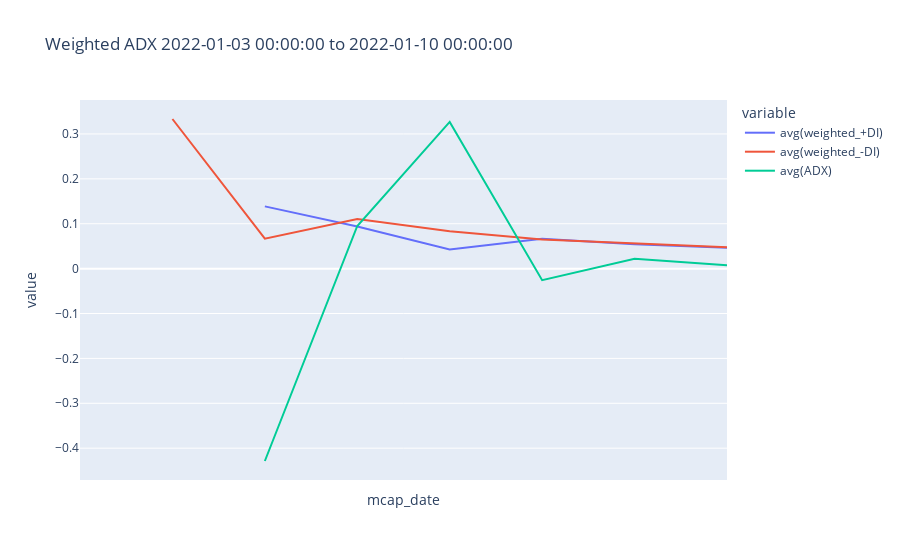

Notebook code cell kept with this figure:
### Code cell
import plotly.express as px
from pyspark.sql import functions as F

# adx_df = clsIndx.data.filter(F.col("asset_name")=="charg_coin").toPandas()
adx_df = clsIndx.data.groupBy('mcap_date')\
                .avg('weighted_+DI','weighted_-DI','ADX').toPandas()
adx_df.sort_values(by='mcap_date',inplace=True)
_min_date = adx_df["mcap_date"].min()
_max_date = adx_df["mcap_date"].max()
_title = "Weighted ADX "+str(_min_date)+" to "+str(_max_date)
fig = px.line(adx_df, x="mcap_date",
              y=['avg(weighted_+DI)','avg(weighted_-DI)','avg(ADX)'],
#               color='red',
#               hover_data={"mcap_date": "|%B %d, %Y", "asset_name": True,},
              title=_title,)
fig.update_xaxes(
    dtick="M1",
    tickformat="%b\n%Y")
fig.show()

### Figure 1 — Plotly figure (JSON) as saved in the notebook; plotly's stock layout.template omitted (floating-point values rounded to 4 significant figures)
{"data": [{"hovertemplate": "variable=avg(weighted_+DI)<br>mcap_date=%{x}<br>value=%{y}<extra></extra>", "legendgroup": "avg(weighted_+DI)", "line": {"color": "#636efa", "dash": "solid"}, "marker": {"symbol": "circle"}, "mode": "lines", "name": "avg(weighted_+DI)", "orientation": "v", "showlegend": true, "type": "scatter", "x": ["2022-01-03T00:00:00", "2022-01-04T00:00:00", "2022-01-05T00:00:00", "2022-01-06T00:00:00", "2022-01-07T00:00:00", "2022-01-08T00:00:00", "2022-01-09T00:00:00", "2022-01-10T00:00:00"], "xaxis": "x", "y": [null, null, 0.1387, 0.09374, 0.04285, 0.06667, 0.05407, 0.04664], "yaxis": "y"}, {"hovertemplate": "variable=avg(weighted_-DI)<br>mcap_date=%{x}<br>value=%{y}<extra></extra>", "legendgroup": "avg(weighted_-DI)", "line": {"color": "#EF553B", "dash": "solid"}, "marker": {"symbol": "circle"}, "mode": "lines", "name": "avg(weighted_-DI)", "orientation": "v", "showlegend": true, "type": "scatter", "x": ["2022-01-03T00:00:00", "2022-01-04T00:00:00", "2022-01-05T00:00:00", "2022-01-06T00:00:00", "2022-01-07T00:00:00", "2022-01-08T00:00:00", "2022-01-09T00:00:00", "2022-01-10T00:00:00"], "xaxis": "x", "y": [null, 0.3333, 0.06682, 0.1105, 0.08333, 0.06465, 0.05545, 0.04746], "yaxis": "y"}, {"hovertemplate": "variable=avg(ADX)<br>mcap_date=%{x}<br>value=%{y}<extra></extra>", "legendgroup": "avg(ADX)", "line": {"color": "#00cc96", "dash": "solid"}, "marker": {"symbol": "circle"}, "mode": "lines", "name": "avg(ADX)", "orientation": "v", "showlegend": true, "type": "scatter", "x": ["2022-01-03T00:00:00", "2022-01-04T00:00:00", "2022-01-05T00:00:00", "2022-01-06T00:00:00", "2022-01-07T00:00:00", "2022-01-08T00:00:00", "2022-01-09T00:00:00", "2022-01-10T00:00:00"], "xaxis": "x", "y": [null, null, -0.4286, 0.09498, 0.3269, -0.02562, 0.02216, 0.007406], "yaxis": "y"}], "layout": {"legend": {"title": {"text": "variable"}, "tracegroupgap": 0}, "title": {"text": "Weighted ADX 2022-01-03 00:00:00 to 2022-01-10 00:00:00"}, "xaxis": {"anchor": "y", "domain": [0, 1], "dtick": "M1", "tickformat": "%b\n%Y", "title": {"text": "mcap_date"}}, "yaxis": {"anchor": "x", "domain": [0, 1], "title": {"text": "value"}}}}
